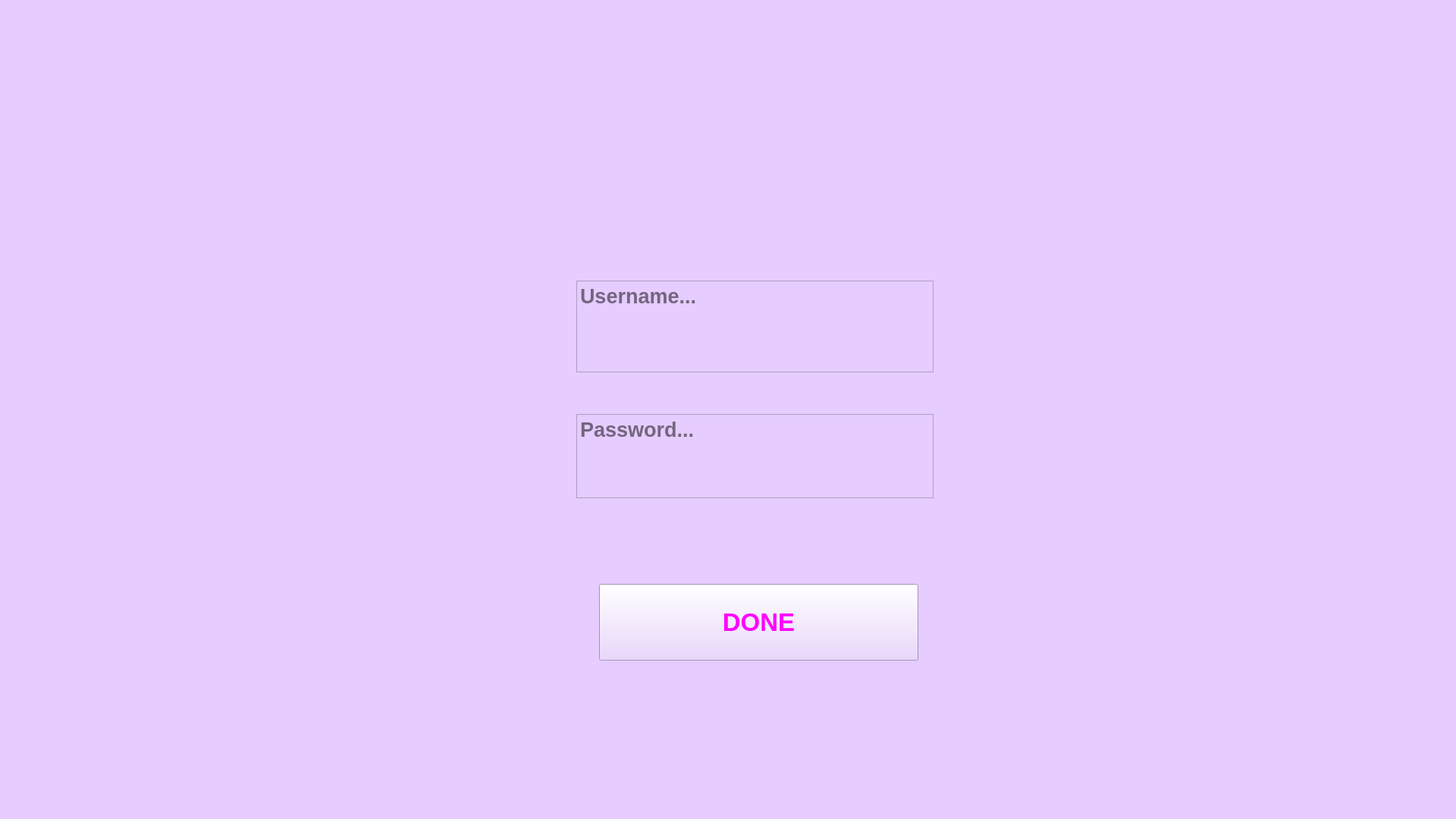
<?xml version="1.0" encoding="UTF-8"?>
<ui version="4.0">
 <class>login</class>
 <widget class="QWidget" name="login">
  <property name="geometry">
   <rect>
    <x>0</x>
    <y>0</y>
    <width>1920</width>
    <height>1080</height>
   </rect>
  </property>
  <property name="windowTitle">
   <string>login page</string>
  </property>
  <property name="styleSheet">
   <string notr="true">background-color: rgb(230, 204, 255)</string>
  </property>
  <widget class="QTextEdit" name="textEdit_2">
   <property name="geometry">
    <rect>
     <x>760</x>
     <y>546</y>
     <width>471</width>
     <height>111</height>
    </rect>
   </property>
   <property name="font">
    <font>
     <pointsize>20</pointsize>
     <bold>true</bold>
    </font>
   </property>
   <property name="placeholderText">
    <string>Password...</string>
   </property>
  </widget>
  <widget class="QTextEdit" name="textEdit">
   <property name="geometry">
    <rect>
     <x>760</x>
     <y>370</y>
     <width>471</width>
     <height>121</height>
    </rect>
   </property>
   <property name="font">
    <font>
     <pointsize>20</pointsize>
     <bold>true</bold>
    </font>
   </property>
   <property name="placeholderText">
    <string>Username...</string>
   </property>
  </widget>
  <widget class="QPushButton" name="pushButton">
   <property name="geometry">
    <rect>
     <x>790</x>
     <y>770</y>
     <width>421</width>
     <height>101</height>
    </rect>
   </property>
   <property name="font">
    <font>
     <pointsize>25</pointsize>
     <bold>true</bold>
    </font>
   </property>
   <property name="autoFillBackground">
    <bool>false</bool>
   </property>
   <property name="styleSheet">
    <string notr="true">color : 
qlineargradient(spread:pad, x1:0.258, y1:0.136364, x2:1, y2:0.534, stop:0 rgba(170, 85, 255, 255), stop:0.577465 rgba(85, 0, 127, 255), stop:0.943662 rgba(255, 0, 255, 255))</string>
   </property>
   <property name="text">
    <string>DONE</string>
   </property>
  </widget>
  <widget class="QLabel" name="label">
   <property name="geometry">
    <rect>
     <x>680</x>
     <y>50</y>
     <width>411</width>
     <height>311</height>
    </rect>
   </property>
   <property name="text">
    <string/>
   </property>
   <property name="pixmap">
    <pixmap>:/new/prefix1/C:/Users/Yasaman/Desktop/logo3.png</pixmap>
   </property>
  </widget>
 </widget>
 <resources/>
 <connections/>
</ui>
